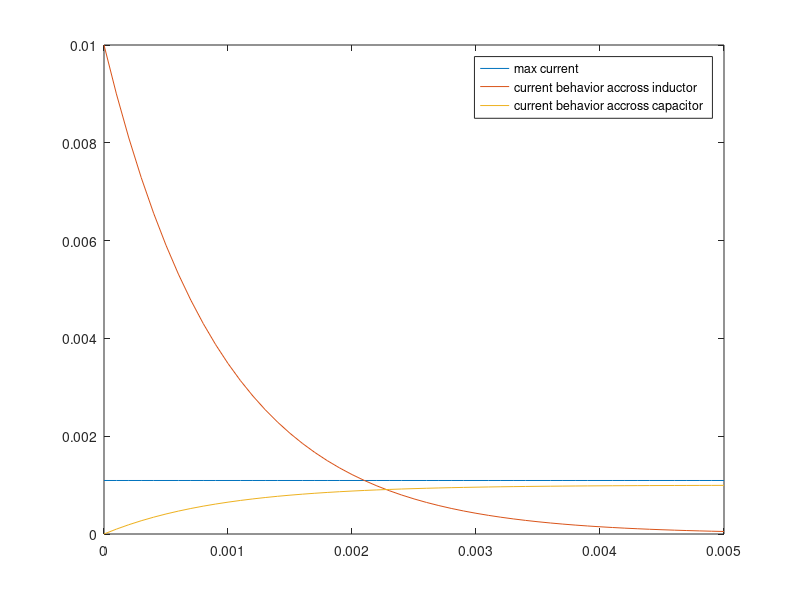

The MATLAB script that drew this image:
R = 1e2;% Resistance for L
RC = 1e3;%Resistance C
L = 0.1;%induction
C = 1e-6;% Capacitance
tau = 0.0005;
%where i is C*(dv/dt)
%%
%LOAD THE CONTAINER VALUES.MAT FILE
load('container_values.mat');%loads data for inductor effect on voltage and current
%IL_val = container(1,:);%current from inductor
IC_val = ones(1, length(container));%capacitance current from volt
IC_val(1,:) = V(1,:)/RC;
Il_val = ones(1, length(container));%inductor current from volt
IL_val(1,:) = container(2,:)/R;

%Max_I = max(I_val);
VL_val = container(1,:);%voltage from inductor
VC_val = V(1,:);%voltage from capacitance
Max_Vc = max(VC_val);%max voltage from capacitance
Max_VC = max(VL_val);%max voltage from inductor

IL = ones(1, length(container));
IL(1,:) = (Max_VC/R)+(Max_Vc/RC);%MAX CURRENT
MaxV = ones(1, length(container));
MaxV(1,:) = (Max_Vc/RC)+(Max_VC/R);
%% PLOT
figure;
plot(t, MaxV);
hold on
plot(t,IL_val);
plot(t,IC_val);
legend('max current','current behavior accross inductor', 'current behavior accross capacitor');